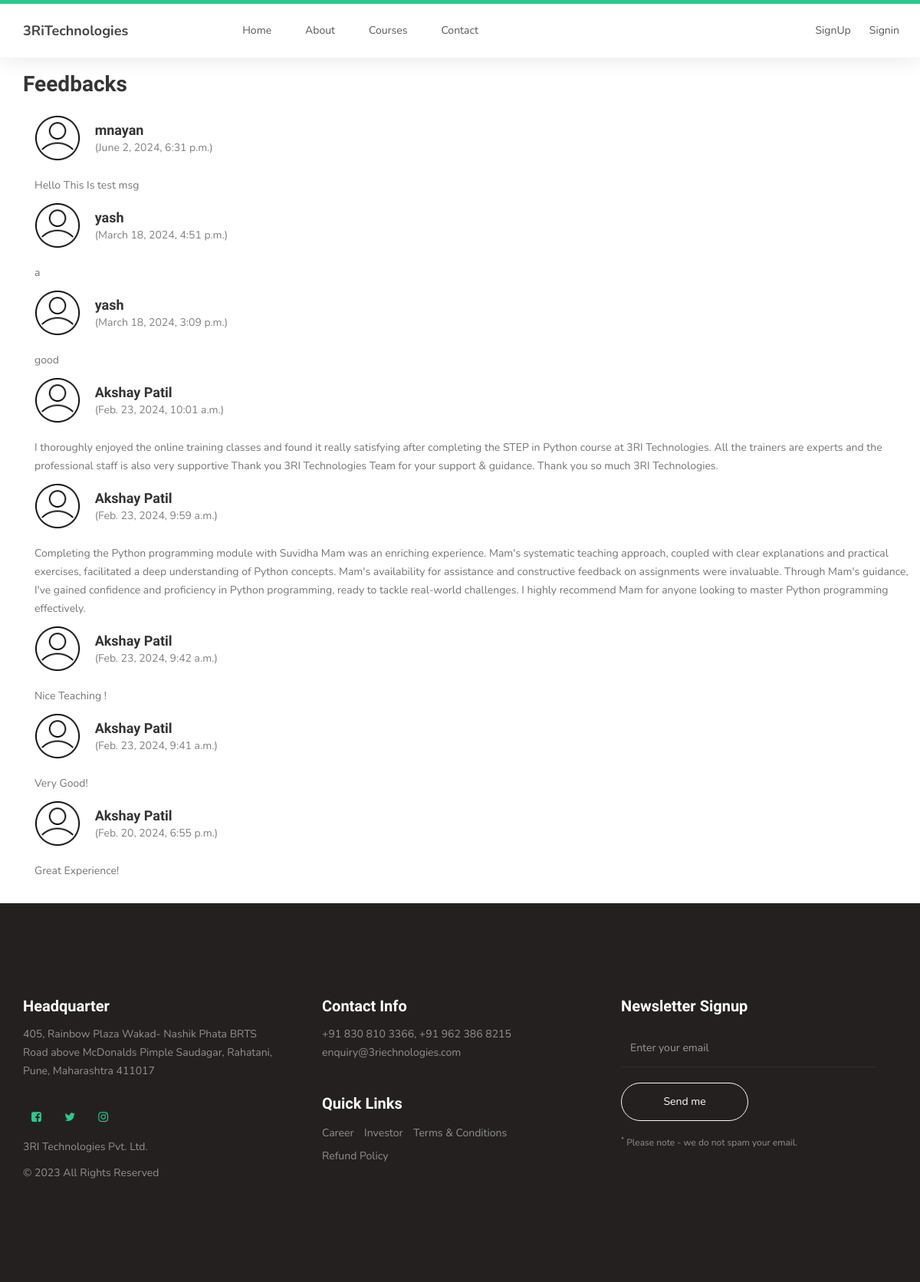
The page /feedback/success/ on the database its author committed.
### app1/models.py (models this page shows)
class Feedback(models.Model):
    name = models.CharField(max_length=100)
    email = models.EmailField()
    message = models.TextField()
    created_at = models.DateTimeField(auto_now_add=True)

### app1/views.py (the view)
# urls.py: path('feedback/success/', views.feedback_success, name='feedback_success'),
def feedback_success(request):
    feedbacks = Feedback.objects.all().order_by('-created_at')
    return render(request, 'feedback_success.html', {'feedbacks': feedbacks})

### templates/feedback_success.html (shortened to what this page needs)
{% extends "base.html" %}
{% block body%}
<div class="container mt-5">
    <h2>Feedbacks</h2>
    <ul class="list-group">
        {% for feedback in feedbacks %}
                <div class="container">
                    <div class="item">
                        <div class="tst-image">
                             <img src="/static/images/user.png" class="img-responsive" alt="">
                        </div>
                        <div class="tst-author">
                             <h4>{{ feedback.name }}</h4>
                             <span>({{ feedback.created_at }})</span>
                        </div>
                        <p>{{ feedback.message }}</p>
                   </div>
                </div>
        {% endfor %}
    </ul>
</div>
{%endblock body%}

### templates/base.html (shortened to what this page needs)
<!DOCTYPE html>
<html lang="en">
<head>
     <link rel="stylesheet" href="/static/css/bootstrap.min.css">
     <link rel="stylesheet" href="/static/css/font-awesome.min.css">
     <link rel="stylesheet" href="/static/css/owl.carousel.css">
     <link rel="stylesheet" href="/static/css/owl.theme.default.min.css">
     <link rel="stylesheet" href="/static/css/templatemo-style.css">
</head>
<body id="top" data-spy="scroll" data-target=".navbar-collapse" data-offset="50">
     <section class="navbar custom-navbar navbar-fixed-top" role="navigation">
          <div class="container">
               <div class="navbar-header">
                    <a href="#" class="navbar-brand">3RiTechnologies</a>
               </div>
               <div class="collapse navbar-collapse">
                    <ul class="nav navbar-nav navbar-nav-first">
                         <li><a href="home.html#top" class="smoothScroll">Home</a></li>
                         <li><a href="home.html#about" class="smoothScroll">About</a></li>
                         <li><a href="home.html#courses" class="smoothScroll">Courses</a></li>
                         <li><a href="contact.html" class="smoothScroll">Contact</a></li>
                    </ul>
                    <ul class="nav navbar-nav navbar-right">
                         {% if request.user.is_authenticated %}
                         <li class="nav-item">
                           <a class="nav-link" href="/feedback">feedback</a></li>
                         </li>
                         <li class="nav-item">
                           <a class="nav-link" href="/signout">SignOut</a>
                         </li>
                         <li class="nav-item">
                           <a class="nav-link">Welcome {{user}} :)</a>
                         </li>
                         {%else%}
                         <li class="nav-item">
                         <a class="nav-link" href="/signup">SignUp</a>
                         </li>
                         <li class="nav-item">
                         <a class="nav-link" href="/signin">Signin</a>
                         </li>
                   {%endif%}
                    </ul>
               </div>
          </div>
     </section>
     {% block body %}
     {% endblock body %}
      <footer id="footer">
        <div class="container">
             <div class="row">
                  <div class="col-md-4 col-sm-6">
                       <div class="footer-info">
                            <div class="section-title">
                                 <h2>Headquarter</h2>
                            </div>
                            <address>
                                 <p> 405, Rainbow Plaza Wakad- Nashik Phata BRTS Road above McDonalds Pimple Saudagar, Rahatani, Pune, Maharashtra 411017</p>
                            </address>
                            <ul class="social-icon">
                                 <li><a href="#" class="fa fa-facebook-square" attr="facebook icon"></a></li>
                                 <li><a href="#" class="fa fa-twitter"></a></li>
                                 <li><a href="#" class="fa fa-instagram"></a></li>
                            </ul>
                            <div class="copyright-text">
                                 <p>3RI Technologies Pvt. Ltd.</p>
                                 <p>© 2023 All Rights Reserved</p>
                            </div>
                       </div>
                  </div>
                  <div class="col-md-4 col-sm-6">
                       <div class="footer-info">
                            <div class="section-title">
                                 <h2>Contact Info</h2>
                            </div>
                            <address>
                                 <p>+91 830 810 3366, +91 962 386 8215</p>
                                 <p><a href="mailto:youremail.co">enquiry@3riechnologies.com</a></p>
                            </address>
                            <div class="footer_menu">
                                 <h2>Quick Links</h2>
                                 <ul>
                                      <li><a href="#">Career</a></li>
                                      <li><a href="#">Investor</a></li>
                                      <li><a href="#">Terms & Conditions</a></li>
                                      <li><a href="#">Refund Policy</a></li>
                                 </ul>
                            </div>
                       </div>
                  </div>
                  <div class="col-md-4 col-sm-12">
                       <div class="footer-info newsletter-form">
                            <div class="section-title">
                                 <h2>Newsletter Signup</h2>
                            </div>
                            <div>
                                 <div class="form-group">
                                      <form action="#" method="get">
                                           <input type="email" class="form-control" placeholder="Enter your email" name="email" id="email" required="">
                                           <input type="submit" class="form-control" name="submit" id="form-submit" value="Send me">
                                      </form>
                                      <span><sup>*</sup> Please note - we do not spam your email.</span>
                                 </div>
                            </div>
                       </div>
                  </div>
             </div>
        </div>
   </footer>
</body>
</html>

### static/css/templatemo-style.css (style rules this page uses)
body { background: #ffffff; font-family: 'Nunito', sans-serif; overflow-x: hidden; padding-top: 70px; }
h1,h2,h3,h4,h5,h6 { font-family: 'Muli', sans-serif; font-weight: bold; line-height: inherit; }
h2 { color: #353535; font-size: 2em; padding-bottom: 10px; }
p { color: #757575; font-size: 14px; font-weight: normal; line-height: 24px; }
html { -webkit-font-smoothing: antialiased; }
a { color: #252525; -webkit-transition: 0.5s; transition: 0.5s; text-decoration: none !important; }
a, input, button, .form-control { -webkit-transition: 0.5s; transition: 0.5s; }
.section-title { padding-bottom: 40px; }
.section-title h2 { margin: 0; }
section { position: relative; padding: 100px 0; }
.custom-navbar { background: #ffffff; border-top: 5px solid #29ca8e; border-bottom: 0; -webkit-box-shadow: 0 1px 30px rgba(0, 0, 0, 0.1); -moz-box-shadow: 0 1px 30px rgba(0, 0, 0, 0.1); box-shadow: 0 1px 30px rgba(0, 0, 0, 0.1); padding: 12px 0; margin-bottom: 0; padding: 0; }
.custom-navbar .navbar-brand { color: #454545; font-size: 18px; font-weight: bold; line-height: 40px; }
.custom-navbar .navbar-nav.navbar-nav-first { margin-left: 8em; }
.custom-navbar .navbar-nav.navbar-right li a { padding-right: 12px; padding-left: 12px; }
.custom-navbar .nav li a { line-height: 40px; color: #575757; padding-right: 22px; padding-left: 22px; }
.tst-image, .tst-author { display: inline-block; vertical-align: middle; margin-bottom: 20px; text-align: left; }
.tst-image img { border-radius: 50px; width: 60px !important; height: 60px; margin-right: 15px; }
.tst-author h4 { margin: 0; }
.tst-author span { color: #808080; font-size: 14px; }
footer { background: #252020; padding: 120px 0; }
footer .section-title { padding-bottom: 10px; }
footer h2 { font-size: 20px; }
footer a, footer p { color: #909090; }
footer address p { margin-bottom: 0; }
footer .social-icon { margin-top: 25px; }
.footer-info { margin-right: 2em; }
.footer-info h2 { color: #ffffff; padding: 0; }
.footer_menu h2 { margin-top: 2em; }
.footer_menu ul { margin: 0; padding: 0; }
.footer_menu li { display: inline-block; list-style: none; margin: 5px 10px 5px 0; }
.newsletter-form .form-control { background: transparent; border-radius: 0; box-shadow: none; border: 0; border-bottom: 1px solid #303030; height: 50px; margin: 5px 0; }
.newsletter-form input[type="submit"] { background: transparent; border: 1px solid #f9f9f9; border-radius: 50px; color: #ffffff; display: block; margin-top: 20px; outline: none; width: 50%; }
.newsletter-form .form-group span { color: #909090; display: block; font-size: 12px; margin-top: 20px; }
.social-icon { position: relative; padding: 0; margin: 0; }
.social-icon li { display: inline-block; list-style: none; margin-bottom: 5px; }
.social-icon li a { border-radius: 100px; color: #29ca8e; font-size: 15px; width: 35px; height: 35px; line-height: 35px; text-decoration: none; text-align: center; transition: all 0.4s ease-in-out; position: relative; margin: 5px 5px 5px 0; }

### rows shown on the page
Feedback: name "mnayan", created_at "June 2, 2024, 6:31 p.m.", message "Hello This Is test msg"
Feedback: name "yash", created_at "March 18, 2024, 4:51 p.m.", message "a"
Feedback: name "yash", created_at "March 18, 2024, 3:09 p.m.", message "good"
Feedback: name "Akshay Patil", created_at "Feb. 23, 2024, 10:01 a.m.", message "I thoroughly enjoyed the online training classes and found it really satisfying after completing the STEP in Python course at 3RI Technologies. All the trainers are experts and the professional staff is also very supportive Thank you 3RI Technologies Team for your support & guidance. Thank you so much 3RI Technologies."
Feedback: name "Akshay Patil", created_at "Feb. 23, 2024, 9:59 a.m.", message "Completing the Python programming module with Suvidha Mam was an enriching experience. Mam's systematic teaching approach, coupled with clear explanations and practical exercises, facilitated a deep understanding of Python concepts. Mam's availability for assistance and constructive feedback on assignments were invaluable. Through Mam's guidance, I've gained confidence and proficiency in Python programming, ready to tackle real-world challenges. I highly recommend Mam for anyone looking to master Python programming effectively."
Feedback: name "Akshay Patil", created_at "Feb. 23, 2024, 9:42 a.m.", message "Nice Teaching !"
Feedback: name "Akshay Patil", created_at "Feb. 23, 2024, 9:41 a.m.", message "Very Good!"
Feedback: name "Akshay Patil", created_at "Feb. 20, 2024, 6:55 p.m.", message "Great Experience!"
